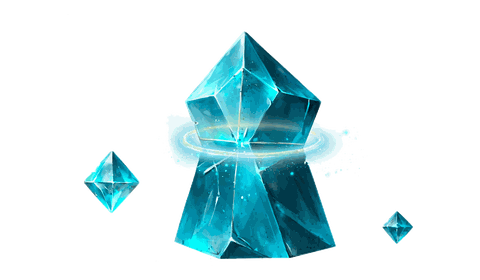
#> input picture scripts/wiki-gen/assets/gear/relic-data-shard.png, 480 x 280 px, given in place of id-Pistol-Redline.png, which was not available
$ python assemble-weapon-marriage-sheets.py wiki-gen/assets/gear out.png
#> lines starting #> are read from the running program, lines starting #| are printed output that depends on the picture
#> `img = Image.new("RGB", (W, H), BG)`:
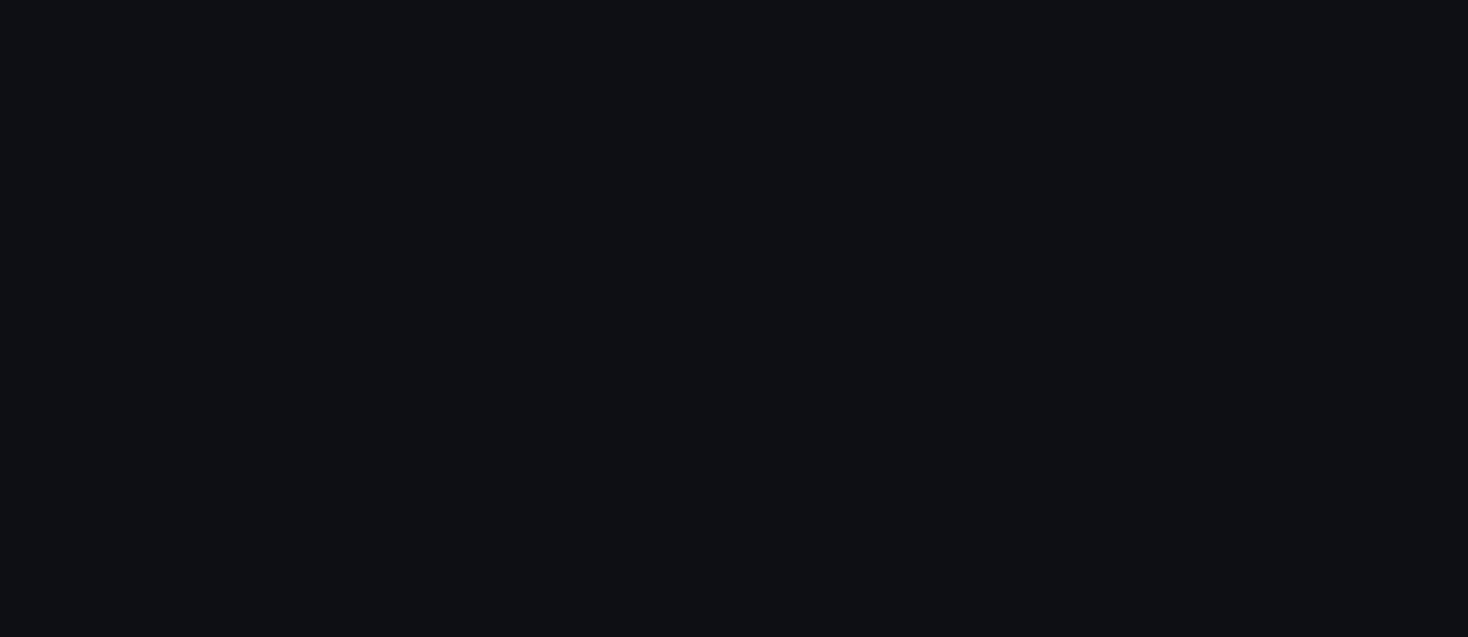
#> img: PIL image 2936x1274 RGB (shown at 1/2 size); mean R, G, B 13, 15, 20
#!/usr/bin/env python3
"""Assemble weapon-marriage review sheets from rendered cells.

Usage: assemble-weapon-marriage-sheets.py <cellsDir> <outDir>
"""
import sys
from pathlib import Path
from PIL import Image, ImageDraw, ImageFont

cells = Path(sys.argv[1])
out = Path(sys.argv[2])
out.mkdir(parents=True, exist_ok=True)

BG = (13, 15, 20)
PANEL = (21, 24, 32)
LABEL = (200, 208, 224)
DIM = (120, 128, 148)

def font(size):
#> called with size = 18
    for p in ("/usr/share/fonts/truetype/dejavu/DejaVuSans-Bold.ttf",):
        try:
            return ImageFont.truetype(p, size)
        except Exception:
            pass
    return ImageFont.load_default()

def cell(name):
#> called with name = 'id-Pistol-Redline'
    return Image.open(cells / f"{name}.png").convert("RGB")
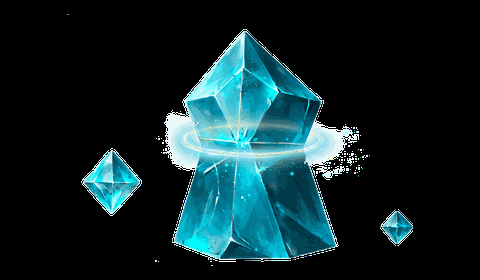
#> returned value: PIL image 480x280 RGB; mean R, G, B 15.2, 38.2, 41.8

TYPES = ["Pistol", "SMG", "Shotgun", "Launcher", "Sniper", "Beam"]
MAKERS = ["Redline", "Ironwood", "BlastForge", "Prismatek", "ThrowTech", "HelixWorks"]

# ---- Sheet 1: 36 identities at full card render size (detail) ----
cw, chh, lab = 480, 176, 22
W = 6 * cw + 7 * 8
H = 6 * (chh + lab) + 7 * 8 + 30
img = Image.new("RGB", (W, H), BG)
d = ImageDraw.Draw(img)
d.text((10, 6), "36 IDENTITIES — Kinetic / Common / clean — card density 240x88 (shown 2x)", fill=LABEL, font=font(18))
for r, maker in enumerate(MAKERS):
    for c, t in enumerate(TYPES):
        x = 8 + c * (cw + 8)
        y = 38 + r * (chh + lab + 8)
        img.paste(cell(f"id-{t}-{maker}"), (x, y + lab))
        d.text((x + 4, y + 3), f"{maker} {t}", fill=LABEL, font=font(15))
#> (the run stopped early here; a loop or call above may not have finished)

$ run again, on scripts/wiki-gen/assets/gear/class-mod-scavenger.png
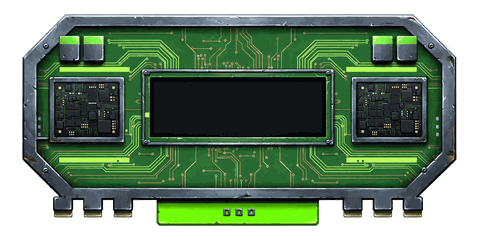
#> input picture scripts/wiki-gen/assets/gear/class-mod-scavenger.png, 480 x 240 px, given in place of id-Pistol-Redline.png, which was not available
#> in cell, `return Image.open(cells / f"{name}.png").convert("RGB")`:
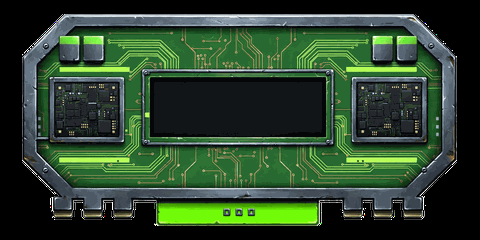
#> returned value: PIL image 480x240 RGB; mean R, G, B 44.8, 68.7, 44.9
#> `img.paste(cell(f"id-{t}-{maker}"), (x, y + lab))`:
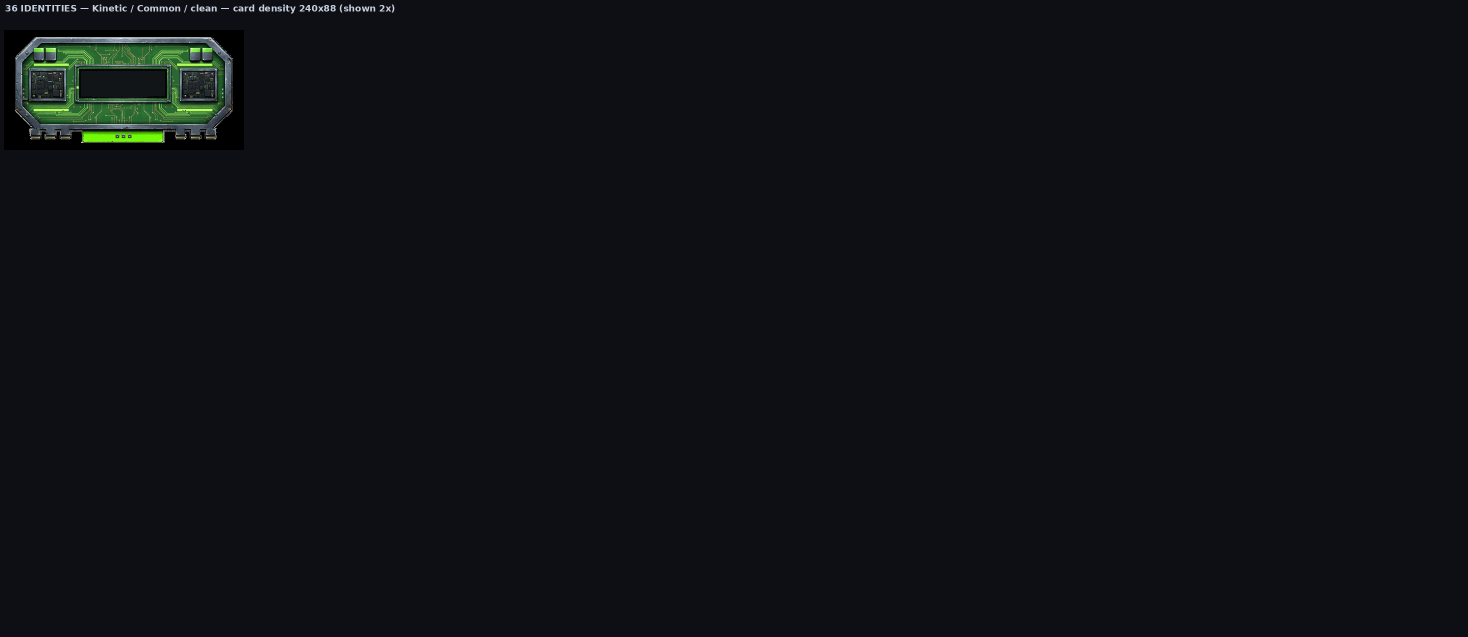
#> img: PIL image 2936x1274 RGB (shown at 1/2 size); mean R, G, B 14.2, 16.9, 21
